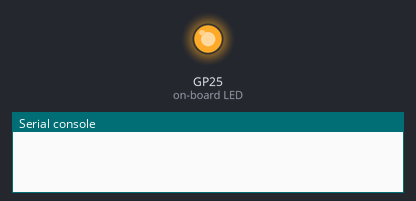
Bench run of a program on a simulated Raspberry Pi Pico running MicroPython. On the bench: output pins drawn as LEDs (lit = HIGH), the last lines printed to the serial console. At 8.0 s the program stops and its outputs stay as they are.

Above: at 0.1 s.
At 8.1 s:
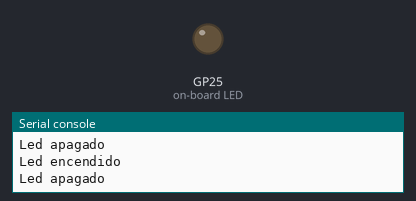
Timing chart, 0 to 9.5 s (numbered marks = the images above):
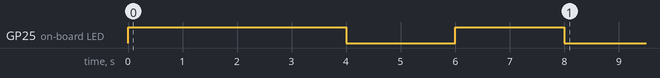

Measured:
- by itself, GP25 (on-board LED): LOW → HIGH at 0.00 s, → LOW 4.0 s later, → HIGH 2.0 s later, → LOW 2.0 s later

The program:

class1.py
```python
# ------------------ Machine --------------------------------
# Para poder acceder a las funcionalidades de la Raspberry pi pico w, debemos utilizar una importación llamada "machine"
import machine

# Para traer solamente los accesos a los puertos de la Raspberry pi pico w, debemos utilizar la importación "machine" de esta forma
from machine import Pin

# Para traer el Led interno que tiene la Raspberry pi pico w debemos utilizar la función Pin del modulo machine.
# Luego dentro de lafunción agregamos el parámetro "Led"(para indicar el led interno) seguido del parámetro Pin.OUT(indicando que es un puerto de salida).
# Luego se le agrega un valor (value) 0 para apagar el Led y 1 para prender

Pin("LED",Pin.OUT).value(1)

# Time
#
import time

time.sleep(2)

# ------------------------ Primer Programa -------------------------------------------
from machine import Pin
import time
print("Led encendido")
Pin("LED",Pin.OUT).value(1)
time.sleep(2)
print("Led apagado")
Pin("LED",Pin.OUT).value(0)
time.sleep(2)
print("Led encendido")
Pin("LED",Pin.OUT).value(1)
time.sleep(2)
print("Led apagado")
Pin("LED",Pin.OUT).value(0)
```
